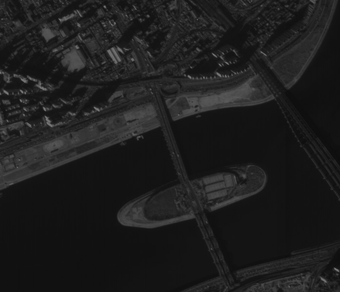
#> input picture praktychna-02/data/input.png, 340 x 292 px, shrunk from 697 x 597 before the run
$ python main.py
#> lines starting #> are read from the running program, lines starting #| are printed output that depends on the picture
### praktychna-01/utils.py
import sys
from pathlib import Path

import matplotlib

matplotlib.use("Agg")

import matplotlib.pyplot as plt
import numpy as np
from PIL import Image


# [8 lines left out: function setup_console, not called in this run]


def new_figure(*args, **kwargs):
    # нове полотно для рисунка
    return plt.subplots(*args, **kwargs)


def load_gray(path):
    with Image.open(path) as image:
        return np.asarray(image.convert("L"), dtype=np.uint8).copy()


def load_rgb(path):
    with Image.open(path) as image:
        return np.asarray(image.convert("RGB"), dtype=np.uint8).copy()


def save_gray(path, image):
    path = Path(path)
    path.parent.mkdir(parents=True, exist_ok=True)
    array = np.clip(image, 0, 255).astype(np.uint8)
    Image.fromarray(array, mode="L").save(path)


# [15 lines left out: functions save_rgb, save_jpeg, not called in this run]


def save_figure(figure, path, dpi=150):
    path = Path(path)
    path.parent.mkdir(parents=True, exist_ok=True)
    figure.tight_layout()
    figure.savefig(path, dpi=dpi, bbox_inches="tight")
    plt.close(figure)


def image_axis(axis, image, title, cmap="gray", vmin=None, vmax=None):
    axis.imshow(image, cmap=cmap, vmin=vmin, vmax=vmax, interpolation="nearest")
    axis.set_title(title, fontsize=10)
    axis.axis("off")


def histogram_axis(axis, image, title, bins=256, value_range=(0, 255)):
    axis.hist(image.ravel(), bins=bins, range=value_range, color="0.3")
    axis.set_title(title, fontsize=10)
    axis.set_xlabel("рівень яскравості")
    axis.set_ylabel("кількість пікселів")
    axis.grid(alpha=0.2)


def mse(reference, test):
    a = reference.astype(np.float64)
    b = test.astype(np.float64)
    return float(np.mean((a - b) ** 2))


def psnr(reference, test, data_range=255.0):
    error = mse(reference, test)
    if error == 0:
        return float("inf")
    return float(10.0 * np.log10((data_range**2) / error))


# [10 lines left out: function ssim, not called in this run]

### praktychna-02/main.py
# практична робота 2: покращення зображення за допомогою еквалізації
# запуск: python main.py

import json
import sys
from pathlib import Path

import matplotlib

matplotlib.use("Agg")

import matplotlib.pyplot as plt
import numpy as np
from skimage.exposure import equalize_adapthist

from utils import (
    histogram_axis,
    image_axis,
    load_gray,
    psnr,
    save_figure,
    save_gray,
)

BASE_DIR = Path(__file__).resolve().parent
DATA_DIR = BASE_DIR / "data"
OUT_DIR = BASE_DIR / "out"
INPUT_PATH = DATA_DIR / "input.png"

SEED = 42

# значення gamma
GAMMA_CASES = (1.0, 0.5, 2.1)
# межі вхідного і вихідного діапазону для imadjust
INPUT_RANGE = (0.2, 0.6)
OUTPUT_RANGE = (0.2, 0.6)

# параметри clahe
CLAHE_CLIP_LIMIT = 0.01
CLAHE_NBINS = 256
CLAHE_TILES = 8

# параметри шуму
GAUSSIAN_MEAN = 0.0
GAUSSIAN_VARIANCE = 0.01
SALT_PEPPER_DENSITY = 0.05
SPECKLE_VARIANCE = 0.04

FIGURE_FILES = [
    "01_input_image.png",
    "02_input_histogram.png",
    "03_histeq_result.png",
    "04_imadjust_gamma.png",
    "05_imadjust_transfer_curves.png",
    "06_imadjust_input_range.png",
    "07_imadjust_output_range.png",
    "08_histeq_vs_adapthisteq.png",
    "09_noise_types.png",
]


# точкові перетворення
def to_uint8(values):
    # округлюємо і переводимо в uint8
    array = np.asarray(values, dtype=np.float64)
    return np.clip(np.floor(array + 0.5), 0.0, 255.0).astype(np.uint8)


def histogram_entropy(image):
    # ентропія гістограми в бітах
    counts = np.bincount(
        np.asarray(image, dtype=np.uint8).ravel(), minlength=256
    ).astype(np.float64)
    probabilities = counts[counts > 0] / counts.sum()
    return float(-np.sum(probabilities * np.log2(probabilities)))


def image_stats(image):
    # збираємо статистики зображення
    array = np.asarray(image)
    values = array.astype(np.float64)
    percentile_5, percentile_95 = np.percentile(values, [5, 95])
    return {
        "shape": [int(array.shape[0]), int(array.shape[1])],
        "min": int(values.min()),
        "max": int(values.max()),
        "mean": float(round(values.mean(), 4)),
        "std": float(round(values.std(), 4)),
        "entropy": float(round(histogram_entropy(array), 4)),
        "percentile_5": float(round(percentile_5, 1)),
        "percentile_95": float(round(percentile_95, 1)),
    }


def histeq(image, levels=256):
    # глобальна еквалізація через cdf
    image = np.asarray(image, dtype=np.uint8)
    counts = np.bincount(image.ravel(), minlength=levels).astype(np.float64)
    cdf = np.cumsum(counts)
    cdf_min = cdf[counts > 0][0]
    denominator = float(image.size - cdf_min)
    if denominator <= 0.0:
        return image.copy()
    lut = np.floor((cdf - cdf_min) / denominator * (levels - 1) + 0.5)
    lut = np.clip(lut, 0, levels - 1).astype(np.uint8)
    return lut[image]


def imadjust_transfer(low_in=0.0, high_in=1.0, low_out=0.0, high_out=1.0, gamma=1.0):
    # будуємо передавальну характеристику imadjust
    if not 0.0 <= low_in < high_in <= 1.0:
        raise ValueError("потрібно 0 <= low_in < high_in <= 1")
    if not 0.0 <= low_out < high_out <= 1.0:
        raise ValueError("потрібно 0 <= low_out < high_out <= 1")
    if gamma <= 0.0:
        raise ValueError("gamma має бути додатним")

    source = np.linspace(0.0, 1.0, 256)
    transfer = np.clip(source, low_in, high_in)
    transfer = (transfer - low_in) / (high_in - low_in)
    transfer = np.power(transfer, gamma)
    transfer = low_out + transfer * (high_out - low_out)
    return np.clip(transfer, 0.0, 1.0)


def imadjust(image, low_in=0.0, high_in=1.0, low_out=0.0, high_out=1.0, gamma=1.0):
    # корекція контрасту і яскравості
    transfer = imadjust_transfer(low_in, high_in, low_out, high_out, gamma)
    return to_uint8(transfer[np.asarray(image, dtype=np.uint8)] * 255.0)


# моделі шуму
def add_gaussian_noise(image, rng, mean=GAUSSIAN_MEAN, variance=GAUSSIAN_VARIANCE):
    # адитивний гаусів шум
    normalized = image.astype(np.float64) / 255.0
    noise = rng.normal(loc=mean, scale=np.sqrt(variance), size=image.shape)
    return to_uint8(np.clip(normalized + noise, 0.0, 1.0) * 255.0)


def add_salt_pepper_noise(image, rng, density=SALT_PEPPER_DENSITY):
    # імпульсний шум сіль і перець
    if not 0.0 <= density <= 1.0:
        raise ValueError("щільність має лежати в діапазоні [0, 1]")

    damaged = rng.random(image.shape) < density
    salt = rng.random(image.shape) < 0.5
    result = image.copy()
    result[damaged & salt] = 255
    result[damaged & ~salt] = 0
    return result


def add_poisson_noise(image, rng):
    # пуассонівський шум, залежить від яскравості пікселя
    counts = image.astype(np.float64)
    noisy = rng.poisson(counts).astype(np.float64)
    return to_uint8(np.clip(noisy, 0.0, 255.0))


def add_speckle_noise(image, rng, variance=SPECKLE_VARIANCE):
    # мультиплікативний шум
    normalized = image.astype(np.float64) / 255.0
    spread = np.sqrt(3.0 * variance)
    multiplicative = rng.uniform(-spread, spread, size=image.shape)
    noisy = normalized + multiplicative * normalized
    return to_uint8(np.clip(noisy, 0.0, 1.0) * 255.0)


# рисунки
def save_input_figure(image, path):
    # вхідне зображення
    figure, axis = plt.subplots(figsize=(5.5, 6.5))
    image_axis(
        axis,
        image,
        f"П. 1. Вхідне напівтонове зображення\n"
        f"{image.shape[0]}x{image.shape[1]} (рядки x стовпці), uint8",
    )
    save_figure(figure, path)


def save_input_histogram(image, path):
    # гістограма вхідного зображення
    figure, axis = plt.subplots(figsize=(8.0, 4.5))
    histogram_axis(
        axis,
        image,
        "П. 2. Гістограма вхідного зображення (256 бінів)",
    )
    axis.axvline(
        float(image.mean()),
        color="tab:red",
        linestyle="--",
        linewidth=1.2,
        label=f"середнє = {image.mean():.1f}",
    )
    axis.legend(fontsize=9)
    save_figure(figure, path)


def save_histeq_figure(image, equalized, stats_in, stats_eq, path):
    # оригінал і результат глобальної еквалізації
    figure, axes = plt.subplots(2, 2, figsize=(11.0, 9.0))
    image_axis(
        axes[0, 0],
        image,
        f"Оригінал\nсереднє {stats_in['mean']:.1f}, std {stats_in['std']:.1f}",
    )
    image_axis(
        axes[0, 1],
        equalized,
        f"Після histeq\nсереднє {stats_eq['mean']:.1f}, std {stats_eq['std']:.1f}",
    )
    histogram_axis(axes[1, 0], image, "Гістограма оригіналу")
    histogram_axis(axes[1, 1], equalized, "Гістограма після histeq")
    figure.suptitle("П. 3.1. Глобальна еквалізація гістограми (histeq)", fontsize=13)
    save_figure(figure, path)


def save_gamma_figure(results, path):
    # вплив gamma на зображення і гістограму
    figure, axes = plt.subplots(3, 2, figsize=(11.0, 13.0))
    for row, (gamma, result, stats) in enumerate(results):
        image_axis(
            axes[row, 0],
            result,
            f"gamma = {gamma:g}: зображення\n"
            f"середнє {stats['mean']:.1f}, std {stats['std']:.1f}",
        )
        histogram_axis(
            axes[row, 1],
            result,
            f"gamma = {gamma:g}: гістограма\n"
            f"діапазон {stats['min']}..{stats['max']}",
        )
    figure.suptitle("П. 3.2, а. imadjust: вплив gamma при [0 1] -> [0 1]", fontsize=13)
    save_figure(figure, path)


def save_transfer_curves(path):
    # передавальні характеристики для всіх випадків imadjust
    figure, axis = plt.subplots(figsize=(7.5, 5.5))
    source = np.linspace(0.0, 1.0, 256)

    axis.plot(
        source,
        source,
        color="0.7",
        linestyle=":",
        linewidth=1.0,
        label="тотожне перетворення",
    )
    for gamma, color in zip(GAMMA_CASES, ("tab:blue", "tab:green", "tab:red")):
        transfer = imadjust_transfer(0.0, 1.0, 0.0, 1.0, gamma)
        axis.plot(
            source,
            transfer,
            color=color,
            label=f"gamma = {gamma:g}, [0 1] -> [0 1]",
        )

    transfer_b = imadjust_transfer(INPUT_RANGE[0], INPUT_RANGE[1], 0.0, 1.0, 1.0)
    axis.plot(
        source,
        transfer_b,
        color="tab:orange",
        linestyle="--",
        label="[0.2 0.6] -> [0 1], gamma = 1",
    )
    transfer_c = imadjust_transfer(0.0, 1.0, OUTPUT_RANGE[0], OUTPUT_RANGE[1], 1.0)
    axis.plot(
        source,
        transfer_c,
        color="tab:purple",
        linestyle="--",
        label="[0 1] -> [0.2 0.6], gamma = 1",
    )

    axis.set_title("П. 3.2. Передавальні характеристики imadjust", fontsize=12)
    axis.set_xlabel("Вхідна яскравість (нормована)")
    axis.set_ylabel("Вихідна яскравість (нормована)")
    axis.set_xlim(0.0, 1.0)
    axis.set_ylim(0.0, 1.0)
    axis.grid(alpha=0.25)
    axis.legend(fontsize=8, loc="lower right")
    save_figure(figure, path)


def save_threshold_figure(image, result, stats_in, stats_out, title, path):
    # порівняння оригіналу і результату imadjust
    figure, axes = plt.subplots(2, 2, figsize=(11.0, 9.0))
    image_axis(
        axes[0, 0],
        image,
        f"Оригінал\nсереднє {stats_in['mean']:.1f}, std {stats_in['std']:.1f}",
    )
    image_axis(
        axes[0, 1],
        result,
        f"Після imadjust\nсереднє {stats_out['mean']:.1f}, std {stats_out['std']:.1f}",
    )
    histogram_axis(axes[1, 0], image, "Гістограма оригіналу")
    histogram_axis(axes[1, 1], result, "Гістограма після imadjust")
    figure.suptitle(title, fontsize=12)
    save_figure(figure, path)


def save_adaptive_comparison(image, equalized, adaptive, path):
    # порівняння histeq та adapthisteq
    figure, axes = plt.subplots(2, 3, figsize=(15.0, 8.5))
    panels = [
        (image, "Оригінал"),
        (equalized, "histeq (глобальна еквалізація)"),
        (adaptive, "adapthisteq (локальна, CLAHE)"),
    ]
    for column, (panel, title) in enumerate(panels):
        image_axis(axes[0, column], panel, title)
        histogram_axis(axes[1, column], panel, f"Гістограма: {title}")
    figure.suptitle("П. 3.3. Порівняння histeq та adapthisteq (CLAHE)", fontsize=13)
    save_figure(figure, path)


def save_noise_figure(cases, path):
    # зашумлені зображення і їх гістограми
    figure, axes = plt.subplots(4, 2, figsize=(11.5, 15.0))
    for row, case in enumerate(cases):
        stats = case["stats"]
        image_axis(
            axes[row, 0],
            case["image"],
            f"{case['title']}\nсереднє {stats['mean']:.1f}, std {stats['std']:.1f}",
        )
        histogram_axis(
            axes[row, 1],
            case["image"],
            f"Гістограма: {case['short_title']}",
        )
        axes[row, 1].set_yscale("log")
        axes[row, 1].set_ylabel("Кількість пікселів (лог. шкала)")
    figure.suptitle("П. 4. Зашумлені зображення та їх гістограми", fontsize=13)
    save_figure(figure, path)


def configure_console():
    # щоб український текст не псувався у вікні консолі
    for stream in (sys.stdout, sys.stderr):
        reconfigure = getattr(stream, "reconfigure", None)
        if reconfigure is not None:
            reconfigure(encoding="utf-8", errors="replace")


def main():
    configure_console()
    OUT_DIR.mkdir(parents=True, exist_ok=True)

    # читаємо вхідну картинку
    image = load_gray(INPUT_PATH)
#> in load_gray, image is the input picture: PIL image 340x292 L; min 14, max 127, mean 29.5
    image_stats_in = image_stats(image)
#> in image_stats, `percentile_5, percentile_95 = np.percentile(values, [5, 95])`: percentile_5 = 17; percentile_95 = 62
#> in histogram_entropy, `counts = np.bincount( np.asarray(image, dtype=np.uint8).ravel(), minle..`: counts = 256 values, max 14008 at index 18, min 0 at index 0, mean 387.8
#> in histogram_entropy, `probabilities = counts[counts > 0] / counts.sum()`: probabilities = 113 values, max 0.141 at index 4, min 1.01e-05 at index 111, mean 0.00885
#> image_stats_in = {'shape': [292, 340], 'min': 14, 'max': 127, 'mean': 29.54, 'std': 15.31, 'entropy': 4.97, 'percentile_5': 17, 'percentile_95': 62}

    print("Практична робота 2: покращення зображення за допомогою еквалізації")
    print(f"Вхідний файл: {INPUT_PATH}")
    print(
        f"Розмір: {image.shape[0]}x{image.shape[1]}, "
        f"діапазон: {image_stats_in['min']}..{image_stats_in['max']}, "
        f"середнє: {image_stats_in['mean']:.2f}, "
        f"std: {image_stats_in['std']:.2f}, "
        f"ентропія: {image_stats_in['entropy']:.2f} біт"
    )
#| Розмір: 292x340, діапазон: 14..127, середнє: 29.54, std: 15.31, ентропія: 4.97 біт

    print("\nП. 1-2. Вхідне зображення та його гістограма")
    save_input_figure(image, OUT_DIR / FIGURE_FILES[0])
    save_input_histogram(image, OUT_DIR / FIGURE_FILES[1])
#> call 2 of save_figure, with dpi = 150
#> in save_figure (call 2), `figure.savefig(path, dpi=dpi, bbox_inches="tight")`:
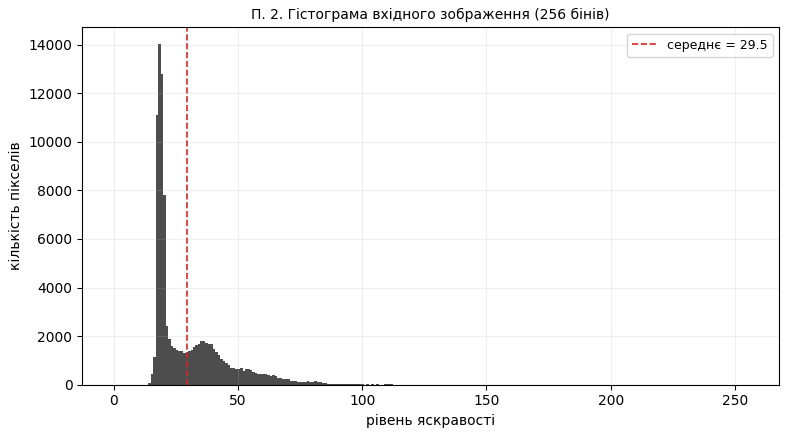
#> figure drawn by matplotlib, 1 panel; tallest bar 14008 high, from x = 17.93 to 18.93

    print("\nП. 3.1. Глобальна еквалізація (histeq)")
    equalized = histeq(image)
#> in histeq, `cdf = np.cumsum(counts)`: cdf = 256 values from 0 to 99280
#> in histeq, `cdf_min = cdf[counts > 0][0]`: cdf_min = 89
#> in histeq, `denominator = float(image.size - cdf_min)`: denominator = 99191
#> in histeq, `lut = np.floor((cdf - cdf_min) / denominator * (levels - 1) + 0.5)`: lut = 256 values from 0 to 255
#> in histeq, `return lut[image]`:
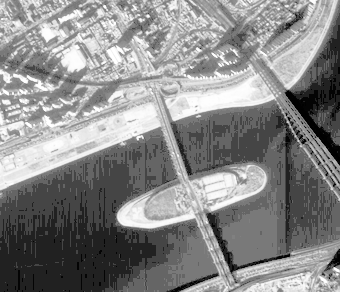
#> returned value: shape (292, 340); min 0, max 255, mean 135.3
    equalized_stats = image_stats(equalized)
#> equalized_stats = {'shape': [292, 340], 'min': 0, 'max': 255, 'mean': 135.3, 'std': 67.53, 'entropy': 4.91, 'percentile_5': 33, 'percentile_95': 243}
    save_gray(OUT_DIR / "histeq.png", equalized)
    save_histeq_figure(
        image,
        equalized,
        image_stats_in,
        equalized_stats,
        OUT_DIR / FIGURE_FILES[2],
    )
#> call 3 of save_figure, with dpi = 150
#> in save_figure (call 3), `figure.savefig(path, dpi=dpi, bbox_inches="tight")`:
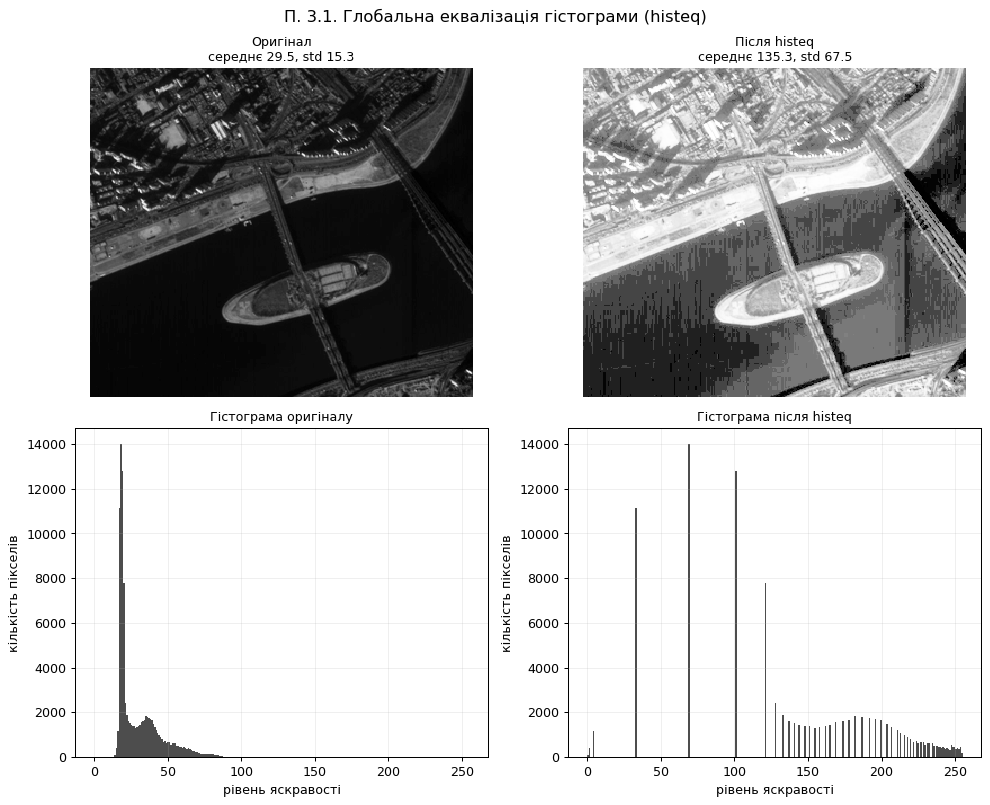
#> figure drawn by matplotlib, 4 panels; panel 3: tallest bar 14008 high, from x = 17.93 to 18.93; panel 4: tallest bar 14008 high, from x = 68.73 to 69.73
    print(
        f"Після histeq: середнє {equalized_stats['mean']:.2f}, "
        f"std {equalized_stats['std']:.2f}, "
        f"ентропія {equalized_stats['entropy']:.2f} біт"
    )
#| Після histeq: середнє 135.32, std 67.53, ентропія 4.91 біт

    print("\nП. 3.2. Корекція контрасту imadjust")
    gamma_results = []
    for gamma in GAMMA_CASES:
        processed = imadjust(image, 0.0, 1.0, 0.0, 1.0, gamma)
        gamma_results.append((gamma, processed, image_stats(processed)))
#> this loop made 3 passes
#> (percentile_5 in image_stats, percentile_95 in image_stats) on passes 1 to 3: (17, 62), (66, 126), (1, 13)
#> pass 2, in to_uint8 (call 2), `array = np.asarray(values, dtype=np.float64)`:
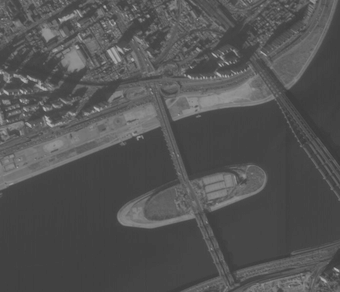
#> array: shape (292, 340) float64; min 59.75, max 180, mean 84.4
#> after the loop:
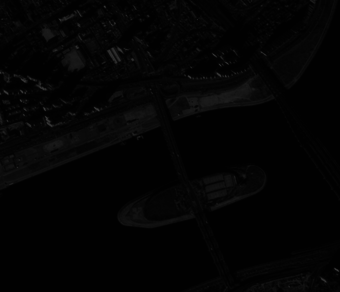
#> processed: shape (292, 340); min 1, max 59, mean 3.6
#> after the loop, gamma_results = 3 items

    case_specs = [
        {
            "id": "a_gamma_1",
            "gamma": 1.0,
            "low_in": 0.0,
            "high_in": 1.0,
            "low_out": 0.0,
            "high_out": 1.0,
            "file": "imadjust_a_gamma_1.png",
        },
        {
            "id": "a_gamma_0_5",
            "gamma": 0.5,
            "low_in": 0.0,
            "high_in": 1.0,
            "low_out": 0.0,
            "high_out": 1.0,
            "file": "imadjust_a_gamma_0_5.png",
        },
        {
            "id": "a_gamma_2_1",
            "gamma": 2.1,
            "low_in": 0.0,
            "high_in": 1.0,
            "low_out": 0.0,
            "high_out": 1.0,
            "file": "imadjust_a_gamma_2_1.png",
        },
        {
            "id": "b",
            "gamma": 1.0,
            "low_in": INPUT_RANGE[0],
            "high_in": INPUT_RANGE[1],
            "low_out": 0.0,
            "high_out": 1.0,
            "file": "imadjust_b.png",
        },
        {
            "id": "c",
            "gamma": 1.0,
            "low_in": 0.0,
            "high_in": 1.0,
            "low_out": OUTPUT_RANGE[0],
            "high_out": OUTPUT_RANGE[1],
            "file": "imadjust_c.png",
        },
    ]

    normalized = image.astype(np.float64) / 255.0
    imadjust_cases = []
    processed_by_id = {}
    for spec in case_specs:
        processed = imadjust(
            image,
            spec["low_in"],
            spec["high_in"],
            spec["low_out"],
            spec["high_out"],
            spec["gamma"],
        )
        processed_by_id[spec["id"]] = processed
        stats = image_stats(processed)
        save_gray(OUT_DIR / spec["file"], processed)

        # рахуємо контраст усередині робочого діапазону
        in_range = (normalized >= spec["low_in"]) & (normalized <= spec["high_in"])
        input_in_range_std = float(image[in_range].std())
        output_in_range_std = float(processed[in_range].std())
        if input_in_range_std > 0.0:
            in_range_std_ratio = output_in_range_std / input_in_range_std
        else:
            in_range_std_ratio = 1.0

        imadjust_cases.append(
            {
                "id": spec["id"],
                "gamma": spec["gamma"],
                "low_in": spec["low_in"],
                "high_in": spec["high_in"],
                "low_out": spec["low_out"],
                "high_out": spec["high_out"],
                "output_file": f"out/{spec['file']}",
                "stats": stats,
                "clipped_low_fraction": float(
                    round(np.mean(normalized < spec["low_in"]), 6)
                ),
                "clipped_high_fraction": float(
                    round(np.mean(normalized > spec["high_in"]), 6)
                ),
                "in_range_std_ratio": float(round(in_range_std_ratio, 4)),
            }
        )
#> this loop made 5 passes
#> (percentile_5 in image_stats, percentile_95 in image_stats, input_in_range_std, output_in_range_std, in_range_std_ratio) on passes 1 to 5: (17, 62, 15.31, 15.31, 1), (66, 126, 15.31, 20.18, 1.32), (1, 13, 15.31, 4.62, 0.302), (0, 27, 11.51, 28.9, 2.51), (58, 76, 15.31, 6.11, 0.399)
#> pass 3, in to_uint8 (call 6), `array = np.asarray(values, dtype=np.float64)`:
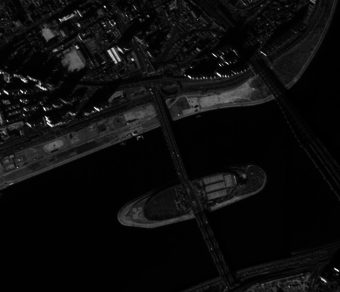
#> array: shape (292, 340) float64; min 0.575, max 58.99, mean 3.6; drawn with min black and max white
#> after the loop:
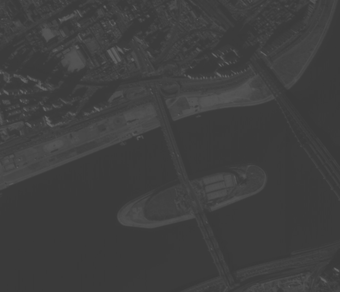
#> processed: shape (292, 340); min 57, max 102, mean 62.9
#> after the loop, imadjust_cases = 5 items; processed_by_id = 5 items

    save_gamma_figure(gamma_results, OUT_DIR / FIGURE_FILES[3])
#> the loop in save_gamma_figure, `for row, (gamma, result, stats) in enumerate(results):` made 3 passes
#> gamma on passes 1 to 3: 1, 0.5, 2.1
#> (the rest of the program and of its run is left out)
